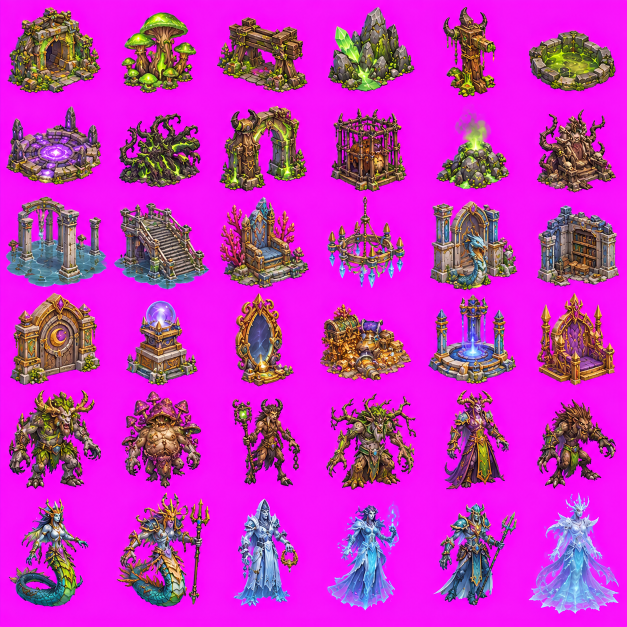
#> input picture tools/building_sheets/azshara_dungeons.png, 1254 x 1254 px (shown at 1/2 size)
$ python slice_sheet.py ../building_sheets/azshara_creatures.png ../building_sheets/azshara_dungeons.png ../building_sheets/azshara_dungeons.png ../building_sheets/azshara_dungeons.png
#> lines starting #> are read from the running program, lines starting #| are printed output that depends on the picture; after the words box and inside, x2 and y2 are one past the last pixel; in counts of white or black regions, pixels touching at a corner belong together
"""Slice ChatGPT sheets into game assets.

  tiles:  python3 slice_sheet.py tiles  sheet.png out_dir COLSxROWS name1 name2 ...
          Cuts an evenly divided grid of flush tiles (256px each from a
          1536x1024 6x4 sheet) and writes <name>.png. Run make_seamless.py on
          the output afterwards.
  props:  python3 slice_sheet.py props  sheet.png out_dir name1 name2 ...
          Keys the flat #FF00FF background out (flood-filled from the outside
          so magenta-ish coral/crystal INSIDE a prop survives), despills the
          pink edge fringe, groups pixels into objects, orders them row-major
          and writes one tight-cropped RGBA png per name. Prints any object
          that touches the sheet border (= cropped by the generator).
"""
import os
import sys

import numpy as np
from PIL import Image
from scipy import ndimage as ndi


# [30 lines left out: function slice_tiles, not called in this run]


def key_magenta(arr, dist=120):
#> called with dist = 120
    rgb = arr[:, :, :3].astype(float)
    d = np.sqrt(((rgb - [255, 0, 255]) ** 2).sum(axis=2))
    cand = d < dist
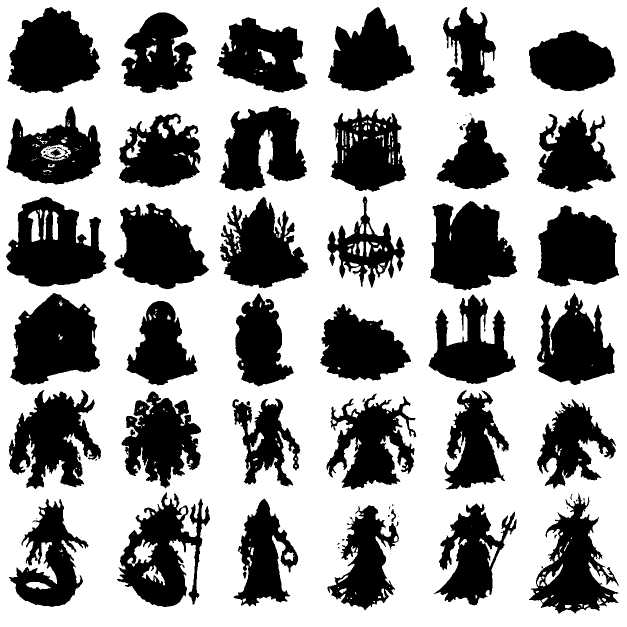
#> cand: shape (1254, 1254) bool (shown at 1/2 size); 61.6% white; 74 black regions (29 under 20 px), largest, box (x1, y1, x2, y2) and area: (12, 393, 213, 573) 22697, (21, 586, 200, 770) 22614, (860, 402, 1035, 581) 22044
    lab, n = ndi.label(cand)
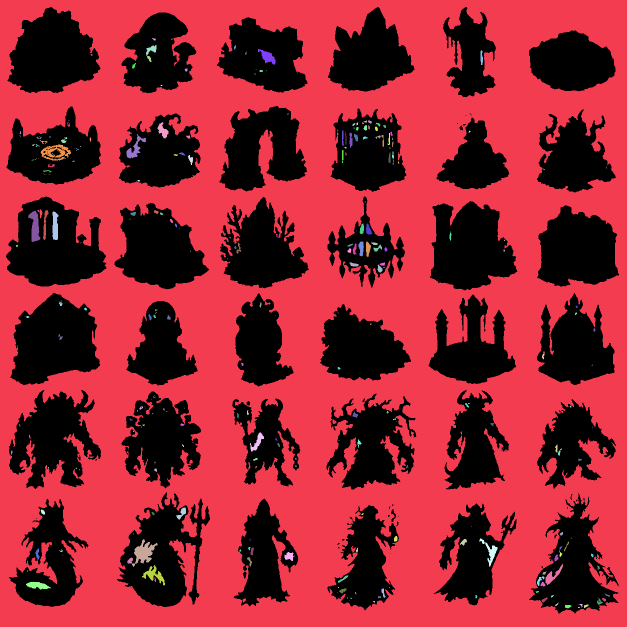
#> lab: shape (1254, 1254) int32 (shown at 1/2 size); 310 distinct labels, from 0 to 309; one colour per label, 0 black
#> n = 309
    border = set(np.unique(np.concatenate([lab[0], lab[-1], lab[:, 0], lab[:, -1]]))) - {0}
#> border = 1 item
    # background = candidate regions that reach the sheet border OR are huge
    sizes = ndi.sum(cand, lab, range(1, n + 1))
#> sizes = 309 values, max 953398 at index 0, min 1 at index 3, mean 3136.3
    bg = np.isin(lab, [i for i in border] + [i + 1 for i, s in enumerate(sizes) if s > 4000])
#> bg: shape (1254, 1254) bool; 60.6% white; 65 black regions (22 under 20 px), largest, box (x1, y1, x2, y2) and area: (12, 393, 213, 573) 24484, (234, 985, 420, 1214) 22878, (21, 586, 200, 770) 22743
    # enclosed pockets (inside an anchor ring, a sail, a wheel...): only drop the
    # near-PURE magenta ones so pink/violet coral and crystals survive.
    R, G, B = rgb[:, :, 0], rgb[:, :, 1], rgb[:, :, 2]
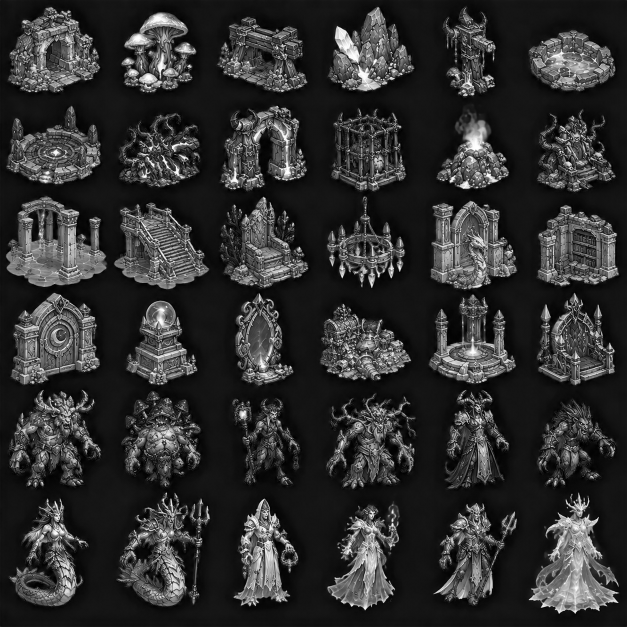
#> G: shape (1254, 1254) float64 (shown at 1/2 size); min 0, max 255, mean 48
    # shaded magenta (the generator darkens "background" seen through holes):
    # bright-ish R and B, almost no green, R ~ B. Pink/violet coral has more G.
    pure = (d < 70) | ((R > 105) & (B > 105) & (G < 0.30 * np.minimum(R, B)) & (np.abs(R - B) < 55))
#> pure: shape (1254, 1254) bool; 61.5% white; 78 black regions (32 under 20 px), largest, box (x1, y1, x2, y2) and area: (12, 393, 214, 574) 22991, (21, 586, 200, 770) 22657, (860, 402, 1034, 580) 22063
    plab, pn = ndi.label(pure)
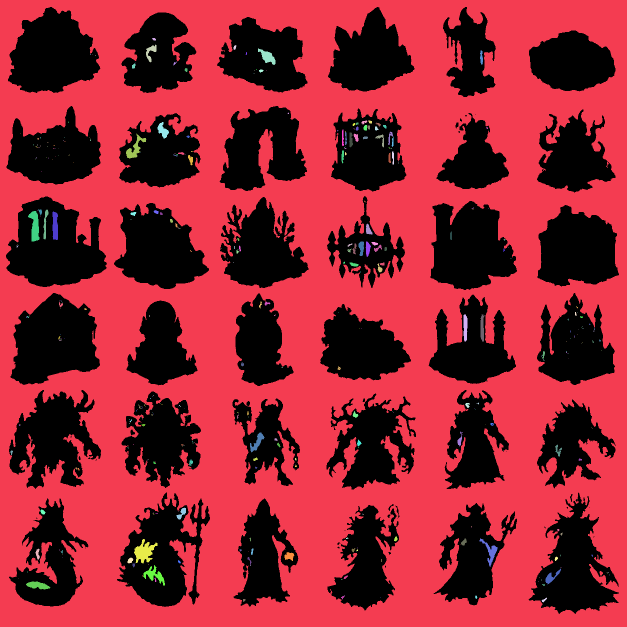
#> plab: shape (1254, 1254) int32 (shown at 1/2 size); 410 distinct labels, from 0 to 409; one colour per label, 0 black
#> pn = 409
    psz = ndi.sum(pure, plab, range(1, pn + 1))
#> psz = 409 values, max 952052 at index 0, min 1 at index 8, mean 2363.5
    bg |= np.isin(plab, [i + 1 for i, s in enumerate(psz) if s > 40])
#> bg: shape (1254, 1254) bool; 61.8% white; 80 black regions (32 under 20 px), largest, box (x1, y1, x2, y2) and area: (12, 393, 213, 573) 22757, (21, 586, 200, 770) 22593, (860, 402, 1034, 580) 21985
    # tiny gaps (rib spaces, net holes, chain links): strict hue, any size
    strict = (np.minimum(R, B) > 120) & (G < 0.22 * np.minimum(R, B)) & (np.abs(R - B) < 45)
#> strict: shape (1254, 1254) bool; 60.7% white; 64 black regions (24 under 20 px), largest, box (x1, y1, x2, y2) and area: (12, 393, 214, 574) 23339, (21, 585, 200, 770) 22894, (860, 401, 1034, 580) 22291
    bg |= strict
#> bg: shape (1254, 1254) bool; 61.9% white; 81 black regions (33 under 20 px), largest, box (x1, y1, x2, y2) and area: (12, 393, 213, 573) 22754, (21, 586, 200, 770) 22573, (860, 402, 1034, 580) 21955
    # grow into the antialiased rim that still leans magenta
    loose = (np.minimum(R, B) > 90) & (G < 0.42 * np.minimum(R, B)) & (np.abs(R - B) < 70)
#> loose: shape (1254, 1254) bool; 62.5% white; 92 black regions (47 under 20 px), largest, box (x1, y1, x2, y2) and area: (12, 393, 213, 574) 22549, (21, 586, 200, 769) 22260, (861, 402, 1034, 580) 21808
    for _ in range(3):
        bg |= ndi.binary_dilation(bg) & loose
#> this loop made 3 passes
#> pass 1, in key_magenta, `bg |= ndi.binary_dilation(bg) & loose`:
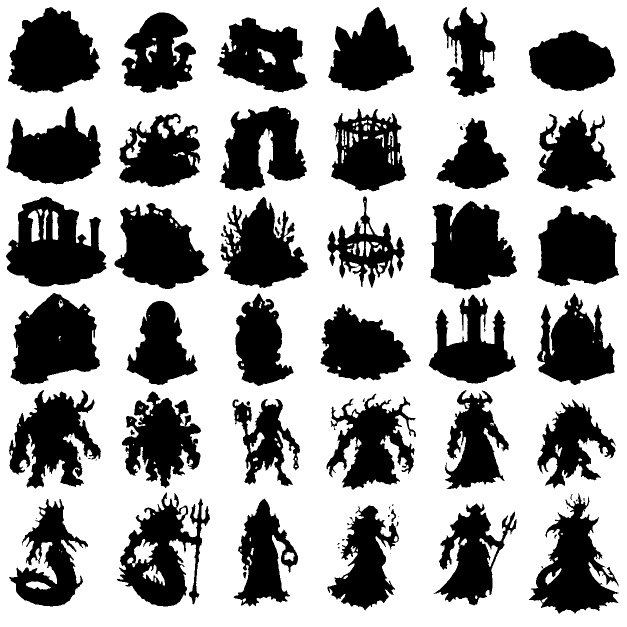
#> bg: shape (1254, 1254) bool (shown at 1/2 size); 62.4% white; 78 black regions (32 under 20 px), largest, box (x1, y1, x2, y2) and area: (12, 393, 213, 573) 22523, (21, 586, 200, 769) 22414, (861, 402, 1034, 580) 21824
#> in slice_props, `fg = ~bg`: fg: shape (1254, 1254) bool; 37.6% white; 85 white regions (38 under 20 px), largest, box (x1, y1, x2, y2) and area: (12, 393, 213, 573) 22497, (21, 586, 200, 769) 22344, (861, 402, 1034, 580) 21795
#> in slice_props, `fg = ndi.binary_opening(fg, iterations=1)`: fg: shape (1254, 1254) bool; 37.4% white; 89 white regions (34 under 20 px), largest, box (x1, y1, x2, y2) and area: (12, 393, 213, 573) 22486, (21, 586, 200, 769) 22321, (861, 402, 1034, 580) 21787
    return bg


def despill(arr, alpha_mask):
    rgb = arr[:, :, :3].astype(float)
    edge = alpha_mask & ~ndi.binary_erosion(alpha_mask, iterations=3)
#> edge: shape (1254, 1254) bool; 6.9% white in thin lines or dots
    g = rgb[:, :, 1]
    spill = np.minimum(rgb[:, :, 0], rgb[:, :, 2]) - g
    k = np.clip(spill, 0, None)
    out = rgb.copy()
    m = edge & (k > 0)
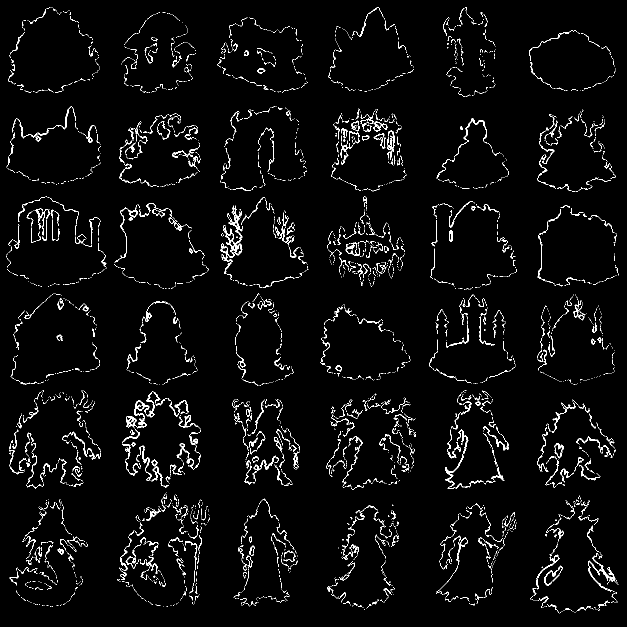
#> m: shape (1254, 1254) bool (shown at 1/2 size); 3.3% white in thin lines or dots
    out[:, :, 0][m] -= 0.85 * k[m]
    out[:, :, 2][m] -= 0.85 * k[m]
    arr[:, :, :3] = np.clip(out, 0, 255).astype(np.uint8)
#> arr: shape (1254, 1254, 4); mean R, G, B, A 197.3, 48, 188, 255
    return arr


def slice_props(sheet, out_dir, names, grid="6x4", dil=7):
    cols, rows = (int(v) for v in grid.lower().split("x"))
    arr = np.array(Image.open(sheet).convert("RGBA"))
    bg = key_magenta(arr)
    # peel the 1px antialiased rim of bg-blended pixels
    fg = ~bg
    fg = ndi.binary_opening(fg, iterations=1)
    alpha = fg.copy()
    arr = despill(arr, alpha)
    arr[:, :, 3] = np.where(alpha, 255, 0)
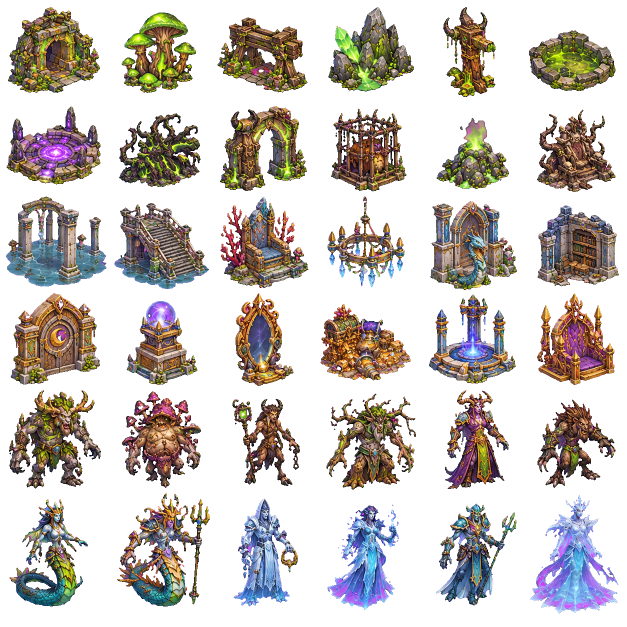
#> arr: shape (1254, 1254, 4) (shown at 1/2 size); mean R, G, B, A 197.3, 48, 188, 95.5; transparent parts drawn white
    H, W = alpha.shape
#> H = 1254; W = 1254
#> (the run stopped early here; a loop or call above may not have finished)

$ run again, on tools/building_sheets/azshara_props.png
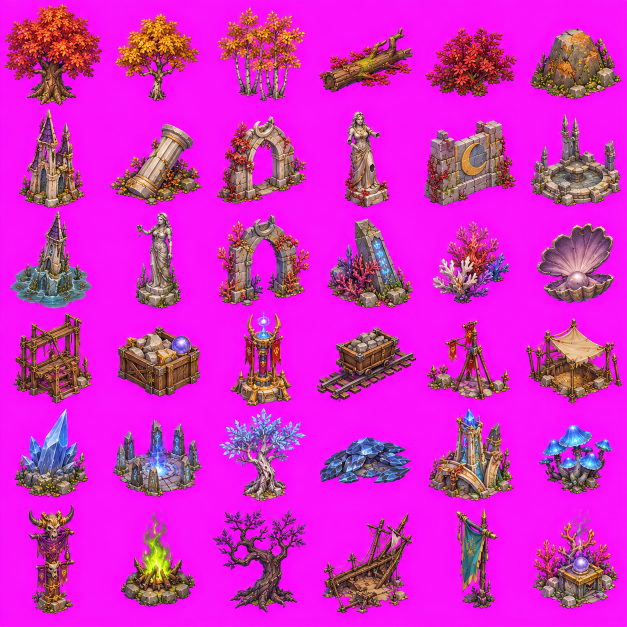
#> input picture tools/building_sheets/azshara_props.png, 1254 x 1254 px (shown at 1/2 size)
#> cand: shape (1254, 1254) bool; 67% white; 59 black regions (14 under 20 px), largest, box (x1, y1, x2, y2) and area: (9, 8, 205, 211) 23141, (848, 241, 1032, 411) 20499, (857, 817, 1027, 1002) 17910
#> lab: shape (1254, 1254) int32; 320 distinct labels, from 0 to 319
#> n = 319
#> border = 1 item
#> sizes = 319 values, max 1036835 at index 0, min 1 at index 11, mean 3302.7
#> pure: shape (1254, 1254) bool; 67.2% white; 87 black regions (39 under 20 px), largest, box (x1, y1, x2, y2) and area: (9, 8, 205, 211) 23001, (848, 240, 1032, 411) 20458, (858, 817, 1027, 1002) 17967
#> in key_magenta, `plab, pn = ndi.label(pure)`:
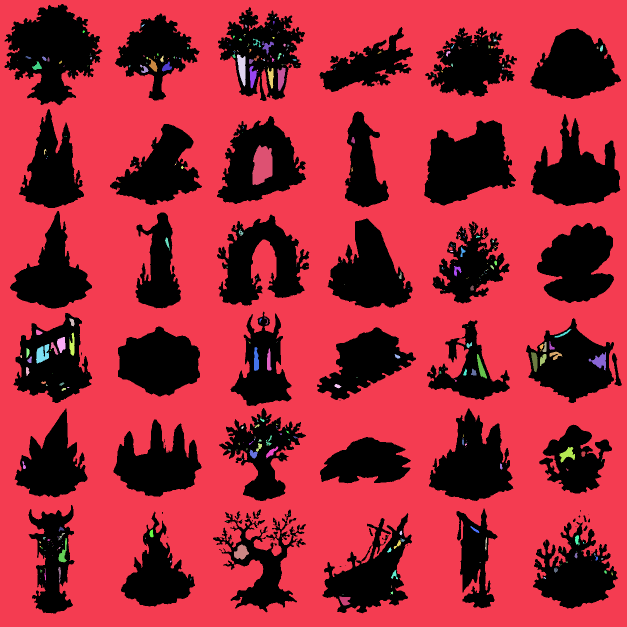
#> plab: shape (1254, 1254) int32 (shown at 1/2 size); 481 distinct labels, from 0 to 480; one colour per label, 0 black
#> pn = 480
#> psz = 480 values, max 1038747 at index 0, min 1 at index 1, mean 2200.2
#> strict: shape (1254, 1254) bool; 66.3% white; 67 black regions (21 under 20 px), largest, box (x1, y1, x2, y2) and area: (8, 7, 205, 211) 23425, (848, 240, 1032, 412) 20641, (857, 817, 1027, 1002) 18275
#> loose: shape (1254, 1254) bool; 68.2% white; 146 black regions (76 under 20 px), largest, box (x1, y1, x2, y2) and area: (9, 8, 205, 210) 22548, (849, 241, 1032, 411) 20240, (858, 817, 1026, 1001) 17588
#> edge: shape (1254, 1254) bool; 6.9% white in thin lines or dots
#> m: shape (1254, 1254) bool; 3.8% white in thin lines or dots
#> in slice_props, `arr[:, :, 3] = np.where(alpha, 255, 0)`:
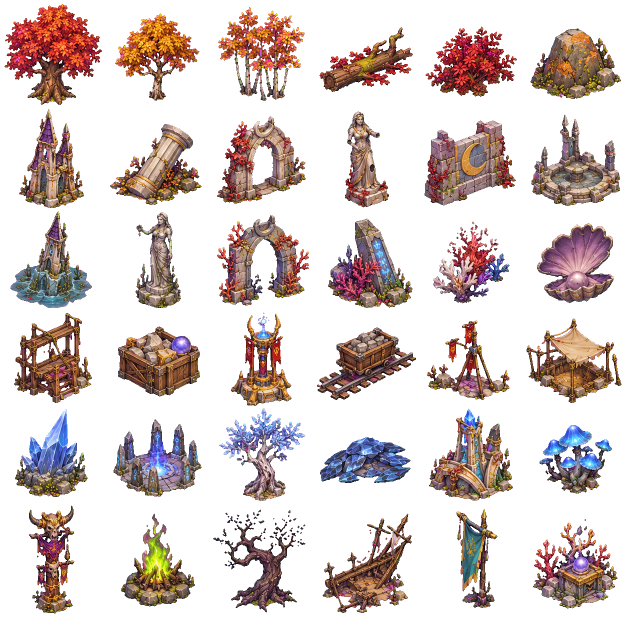
#> arr: shape (1254, 1254, 4) (shown at 1/2 size); mean R, G, B, A 210.4, 42.2, 195.9, 80.8; transparent parts drawn white

$ run again, on tools/building_sheets/bastions_ab3_props.png
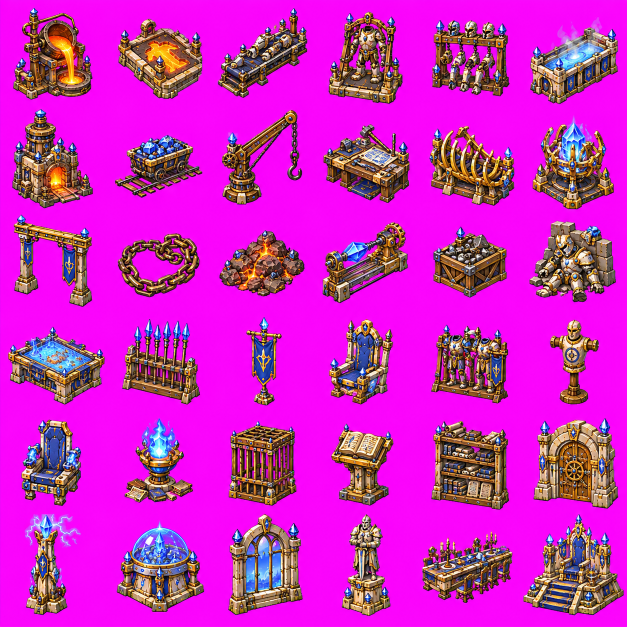
#> input picture tools/building_sheets/bastions_ab3_props.png, 1254 x 1254 px (shown at 1/2 size)
#> cand: shape (1254, 1254) bool; 64.3% white; 46 black regions (9 under 20 px), largest, box (x1, y1, x2, y2) and area: (1067, 836, 1236, 1017) 23426, (1047, 1029, 1248, 1231) 23383, (456, 1028, 605, 1230) 21807
#> lab: shape (1254, 1254) int32; 185 distinct labels, from 0 to 184
#> n = 184
#> border = 1 item
#> sizes = 184 values, max 996586 at index 0, min 1 at index 8, mean 5492.8
#> pure: shape (1254, 1254) bool; 64.6% white; 47 black regions (8 under 20 px), largest, box (x1, y1, x2, y2) and area: (1067, 837, 1236, 1017) 23344, (1047, 1029, 1247, 1230) 23283, (457, 1028, 605, 1230) 21695
#> plab: shape (1254, 1254) int32; 220 distinct labels, from 0 to 219
#> pn = 219
#> psz = 219 values, max 999829 at index 0, min 1 at index 6, mean 4635.2
#> strict: shape (1254, 1254) bool; 64.1% white; 48 black regions (9 under 20 px), largest, box (x1, y1, x2, y2) and area: (1067, 837, 1236, 1017) 23458, (1046, 1029, 1248, 1230) 23433, (457, 1028, 606, 1230) 21833
#> loose: shape (1254, 1254) bool; 65% white; 50 black regions (9 under 20 px), largest, box (x1, y1, x2, y2) and area: (1067, 837, 1236, 1017) 23212, (1047, 1029, 1247, 1230) 23073, (457, 1029, 605, 1230) 21587
#> edge: shape (1254, 1254) bool; 5.4% white in thin lines or dots
#> m: shape (1254, 1254) bool; 2% white in thin lines or dots
#> in slice_props, `arr[:, :, 3] = np.where(alpha, 255, 0)`:
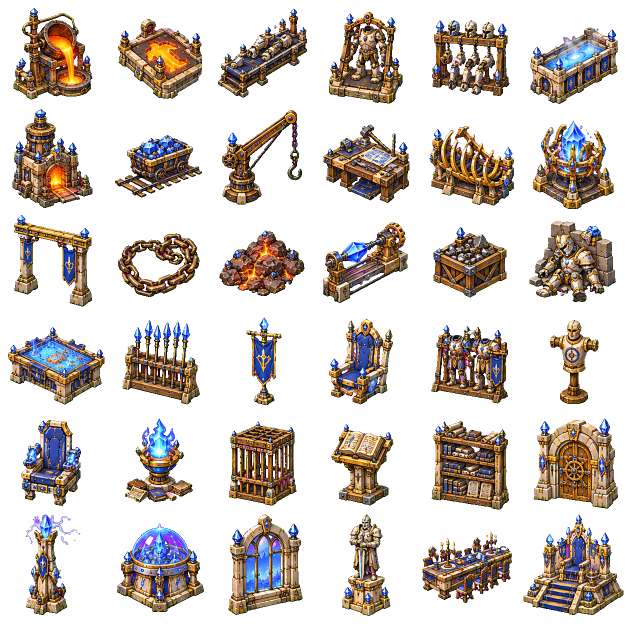
#> arr: shape (1254, 1254, 4) (shown at 1/2 size); mean R, G, B, A 203.5, 37.8, 190.4, 89.1; transparent parts drawn white
